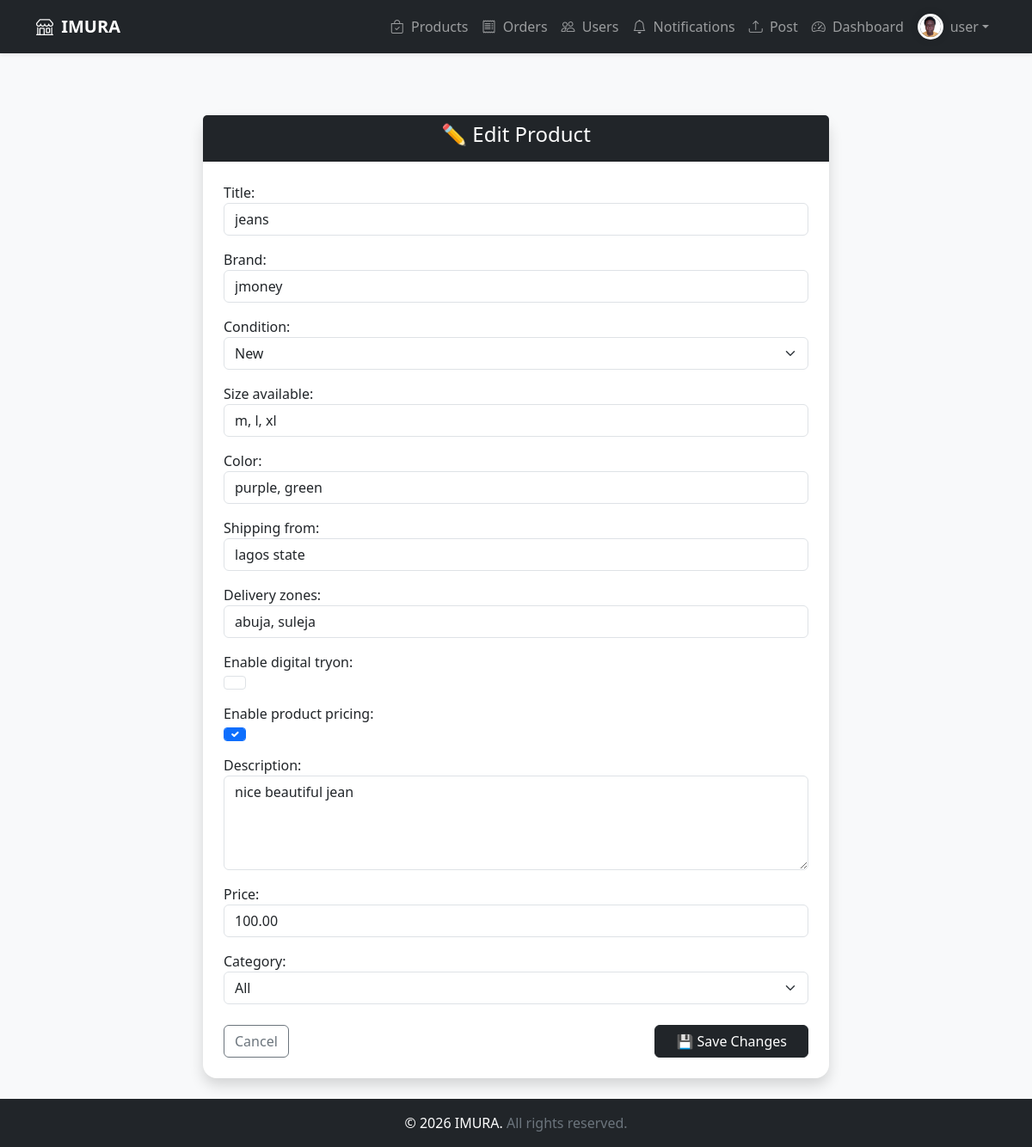
Screenshot of /products/edit/5/ (signed in) with the database file from the repository.
### apps/accounts/models.py (models this page shows, shortened)
class Profile(models.Model):
    user = models.OneToOneField(
        User,
        on_delete=models.CASCADE,
        related_name="profile"
    )
    avatar = models.ImageField(
        upload_to="avatars/",
        blank=True,
        null=True
    )
    bio = models.TextField(blank=True)
    phone = models.CharField(max_length=20, blank=True)
    location = models.CharField(max_length=255, blank=True)
    whatsapp = models.CharField(
        max_length=20,
        blank=True,
        help_text="WhatsApp number e.g +2348012345678"
    )
    instagram = models.URLField(blank=True)
    facebook = models.URLField(blank=True)
    twitter = models.URLField(blank=True)
    tiktok = models.URLField(blank=True)
    created_at = models.DateTimeField(auto_now_add=True)

### apps/products/models.py (models this page shows, shortened)
class Product(models.Model):
    CONDITION_CHOICES = [
        ('New', 'New'),
        ('Used', 'Used'),
    ]
    seller = models.ForeignKey(
        User,
        on_delete=models.CASCADE,
        related_name="products"
    )
    category = models.ForeignKey(
        Category,
        on_delete=models.SET_NULL,
        null=True,
        blank=True
    )
    title = models.CharField(max_length=200)
    brand = models.CharField(max_length=100, null=True, blank=True)
    condition = models.CharField(
        max_length=20,
        choices=CONDITION_CHOICES,
        default="New"
    )
    size_available = models.CharField(max_length=200, blank=True, null=True)
    color = models.CharField(max_length=50, blank=True, null=True)
    shipping_from = models.CharField(max_length=100, blank=True, null=True)
    delivery_zones = models.CharField(max_length=200, blank=True, null=True)
    enable_digital_tryon = models.BooleanField(default=False)
    enable_product_pricing = models.BooleanField(default=True)
    description = models.TextField()
    price = models.DecimalField(max_digits=10, decimal_places=2)
    created_at = models.DateTimeField(auto_now_add=True)
    def get_absolute_url(self):
        return reverse("products:product_detail", args=[self.pk])

### apps/products/views.py (the view)
# urls.py: path("edit/<int:pk>/", views.product_edit, name="product_edit"),
@login_required
def product_edit(request, pk):
    product = get_object_or_404(Product, pk=pk)
    if product.seller != request.user:
        messages.error(request, "You are not allowed to edit this product.")
        return redirect(product.get_absolute_url())
    if request.method == "POST":
        form = ProductForm(request.POST, request.FILES, instance=product)
        if form.is_valid():
            form.save()
            messages.success(request, "Product updated successfully.")
            return redirect(product.get_absolute_url())
    else:
        form = ProductForm(instance=product)
    return render(request, "products/product_edit.html", {
        "form": form,
        "product": product,
    })

### apps/products/models.py (called while the page is built)
    def __str__(self):
        return self.name

### apps/products/templates/products/product_edit.html (shortened to what this page needs)
{% extends "products/base.html" %}
{% load widget_tweaks %}
{% block content %}
<div class="container mt-5">
  <div class="col-md-8 mx-auto">
    <div class="card shadow border-0 rounded-4">
      <div class="card-header bg-dark text-white text-center">
        <h4>✏️ Edit Product</h4>
      </div>
      <div class="card-body p-4">
        <form method="post" enctype="multipart/form-data">
          {% for field in form %}
            <div class="mb-3">
              {{ field.label_tag }}
              {{ field|add_class:"form-control" }}
            </div>
          {% endfor %}
          <div class="d-flex justify-content-between mt-4">
            <a href="{{ product.get_absolute_url }}"
               class="btn btn-outline-secondary">
              Cancel
            </a>
            <button class="btn btn-dark px-4">
              💾 Save Changes
            </button>
          </div>
        </form>
      </div>
    </div>
  </div>
</div>
{% endblock %}

### apps/products/templates/products/base.html (shortened to what this page needs)
<!DOCTYPE html>
<html lang="en">
<head>
  <link href="https://cdn.jsdelivr.net/npm/bootstrap@5.3.2/dist/css/bootstrap.min.css" rel="stylesheet">
  <link rel="stylesheet" href="https://cdn.jsdelivr.net/npm/bootstrap-icons@1.11.1/font/bootstrap-icons.css">
  {% load static %}
  <link rel="stylesheet" href="{% static 'css/style.css' %}">
  <link rel="stylesheet" href="https://cdn.jsdelivr.net/npm/bootstrap-icons@1.11.3/font/bootstrap-icons.css">
</head>
<body class="d-flex flex-column min-vh-100 bg-light">
  <nav class="navbar navbar-expand-lg navbar-dark bg-dark shadow-sm">
    <div class="container">
      <a class="navbar-brand fw-bold" href="{% url 'products:product_list' %}">
        <i class="bi bi-shop me-1"></i> IMURA
      </a>
      <div class="collapse navbar-collapse" id="navbarNav">
        <ul class="navbar-nav ms-auto align-items-lg-center">
          <li class="nav-item">
            <a class="nav-link" href="{% url 'products:product_list' %}">
              <i class="bi bi-bag-check me-1"></i> Products
            </a>
          </li>
          <li class="nav-item">
            <a class="nav-link" href="{% url 'orders:list' %}">
              <i class="bi bi-receipt me-1"></i> Orders
            </a>
          </li>
          <li class="nav-item">
            <a class="nav-link" href="{% url 'accounts:user_list' %}">
              <i class="bi bi-people me-1"></i> Users
            </a>
          </li>
          <li class="nav-item">
            <a class="nav-link" href="{% url 'notifications:list' %}">
              <i class="bi bi-bell me-1"></i> Notifications
            </a>
          </li>
          <li class="nav-item">
            <a class="nav-link" href="{% url 'products:product_post' %}">
              <i class="bi bi-upload me-1"></i> Post
            </a>
          </li>
          {% if user.is_authenticated %}
            <li class="nav-item">
              <a class="nav-link" href="{% url 'core:dashboard' %}">
                <i class="bi bi-speedometer2 me-1"></i> Dashboard
              </a>
            </li>
            <li class="nav-item dropdown">
              <a class="nav-link dropdown-toggle d-flex align-items-center" href="#" role="button" data-bs-toggle="dropdown">
                {% if user.profile.avatar %}
                  <img src="{{ user.profile.avatar.url }}" class="rounded-circle me-2" width="30" height="30" alt="{{ user.username }}">
                {% else %}
                  <i class="bi bi-person-circle me-2"></i>
                {% endif %}
                {{ user.username }}
              </a>
            </li>
          {% endif %}
        </ul>
      </div>
    </div>
  </nav>
  <main class="container my-4 flex-grow-1">
    {% block content %}{% endblock %}
  </main>
  <footer class="bg-dark text-white text-center py-3 mt-auto">
    <p class="mb-0">
      &copy; {{ year|default:2026 }} IMURA.
      <span class="text-secondary">All rights reserved.</span>
    </p>
  </footer>
</body>
</html>

### apps/core/static/css/style.css (style rules this page uses)
body { font-family: 'Segoe UI', Tahoma, Geneva, Verdana, sans-serif; background-color: #808080; margin: 0; padding: 0; }
img.rounded-circle { object-fit: cover; border: 3px solid #f8f9fa; box-shadow: 0 0 10px rgba(0,0,0,0.15); }

### rows the page displays
Product: form "jeans" "jmoney" "New" "m, l, xl" "purple, green" "lagos state" "abuja, suleja" "☑" "nice beautiful jean" "100.00" "All"

### other values shown
{{ user.username }} "user"
{{ field.label_tag }} "Title:" "Brand:" "Condition:" "Size available:" "Color:" "Shipping from:" "Delivery zones:" "Enable digital tryon:" "Enable product pricing:" "Description:" "Price:" "Category:"
{{ year|default:2026 }} "2026"
